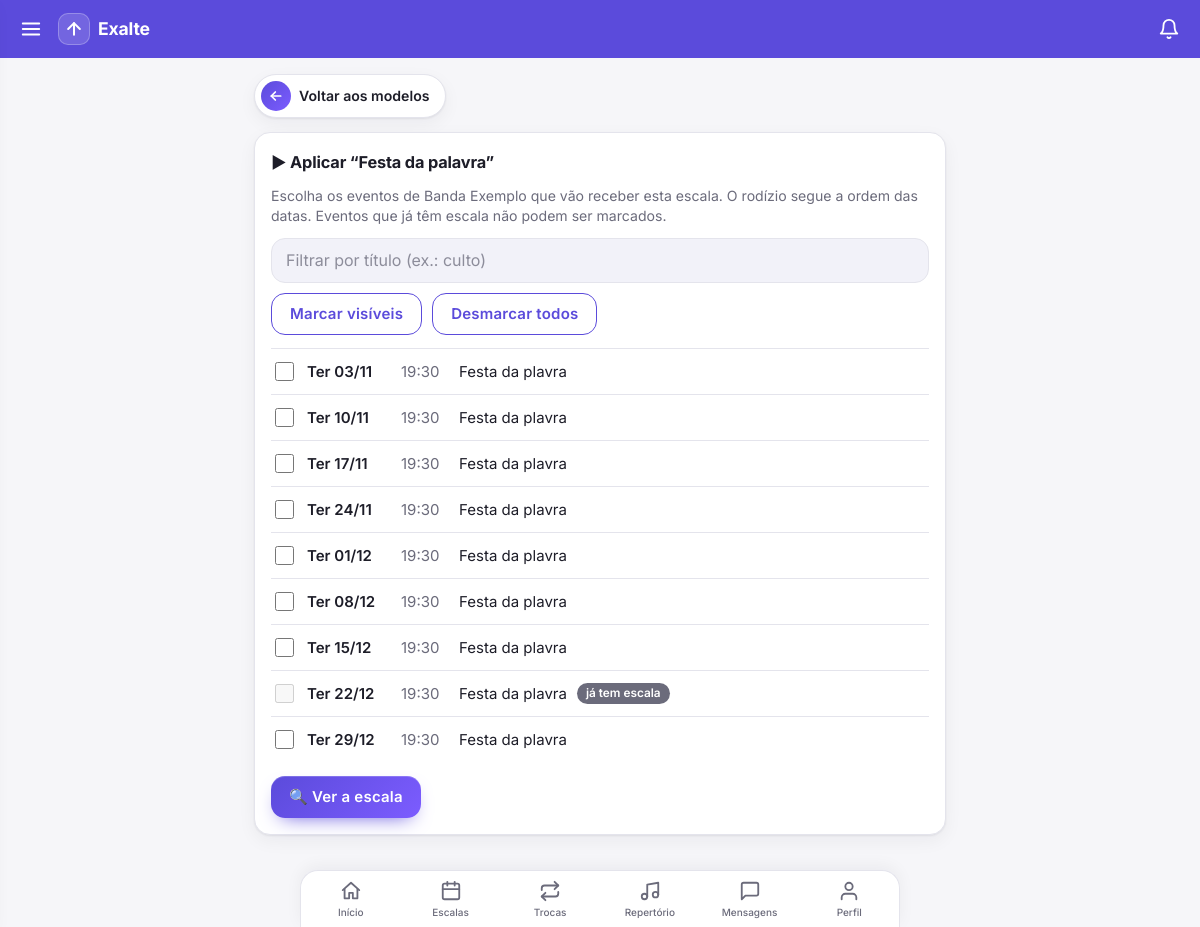
/modelos/1/aplicar/ (signed in), run on an earlier commit of the app's database.
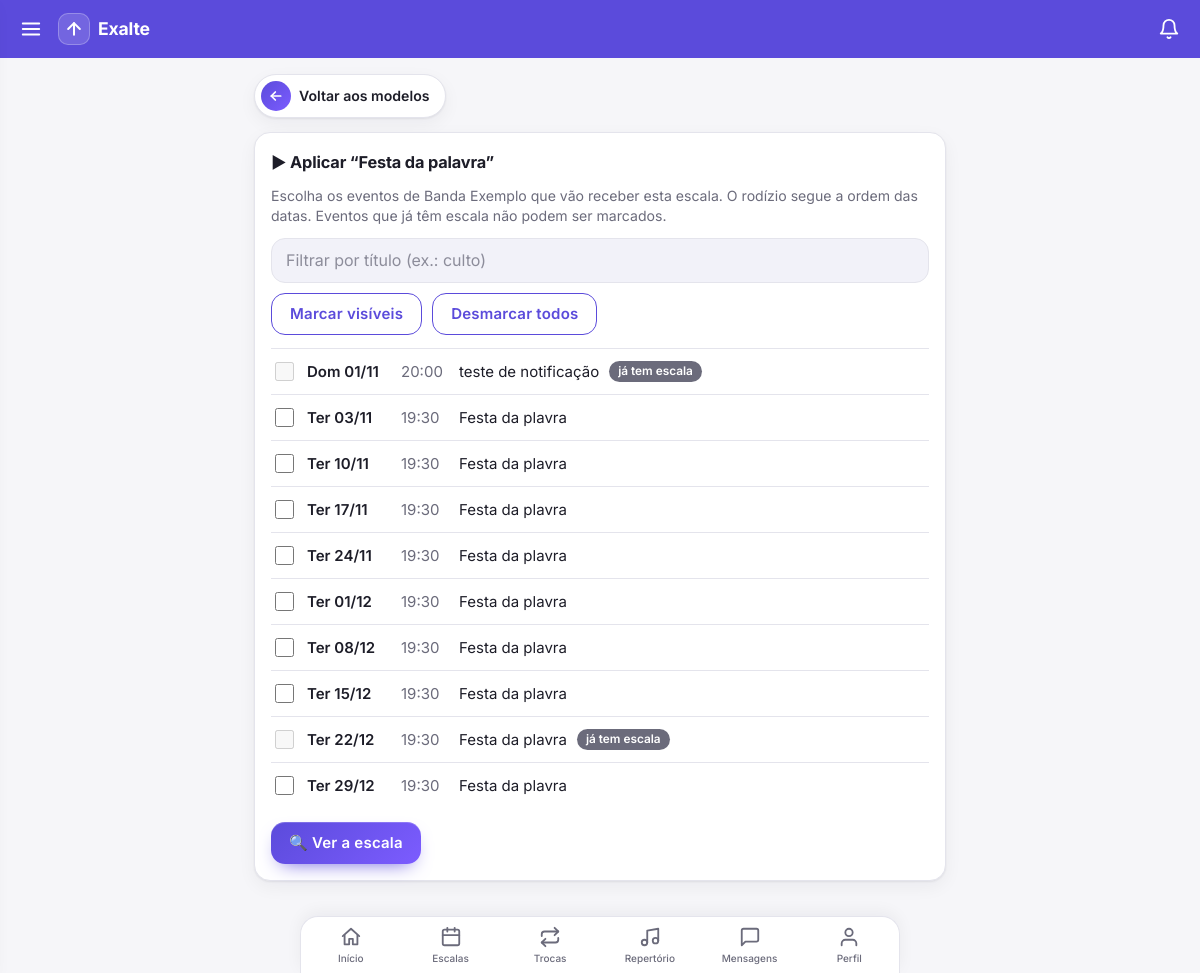
And on a later commit of the database.
### core/models.py (models this page shows, shortened)
class Evento(models.Model):
    TIPOS = [("ensaio", "Ensaio"), ("culto", "Culto/Missa"), ("show", "Show"), ("outro", "Outro")]
    banda = models.ForeignKey(Banda, on_delete=models.CASCADE, related_name="eventos")
    titulo = models.CharField(max_length=150)
    tipo = models.CharField(max_length=10, choices=TIPOS, default="ensaio")
    data_hora = models.DateTimeField()
    local = models.CharField(max_length=150, blank=True)
    descricao = models.TextField(blank=True)
    importacao = models.ForeignKey("ImportacaoEventos", null=True, blank=True, on_delete=models.SET_NULL,
                                   related_name="eventos")
    class Meta:
        ordering = ["data_hora"]

### core/views.py (the view, shortened to what this page needs)
# urls.py: path("modelos/<int:pk>/aplicar/", v.modelo_aplicar, name="modelo_aplicar"),
@login_required
def modelo_aplicar(request, pk):
    modelo = _modelo_lider(request, pk)
    if request.method != "POST":
        futuros = (Evento.objects.filter(banda=modelo.banda, data_hora__gte=timezone.now())
                   .annotate(n=Count("escalas")).order_by("data_hora")[:300])
        return render(request, "modelo_aplicar.html", dict(modelo=modelo, eventos=futuros))

### core/leitura.py (called while the page is built)
def contagens(user):
    bandas = list(Membro.objects.filter(user=user).values_list("banda_id", flat=True))
    if not bandas:
        return {}
    marcas = dict(LeituraMensagens.objects.filter(user=user, banda_id__in=bandas).values_list("banda_id", "ate"))
    agora = timezone.now()
    novas = [LeituraMensagens(user=user, banda_id=b, ate=agora) for b in bandas if b not in marcas]
    if novas:
        LeituraMensagens.objects.bulk_create(novas, ignore_conflicts=True)
        marcas.update({n.banda_id: agora for n in novas})
    return {b: Mensagem.objects.filter(banda_id=b, criado__gt=marcas[b]).exclude(autor=user).count() for b in bandas}

### core/templatetags/menu.py (called while the page is built)
@register.simple_tag(takes_context=True)
def usuario_eh_lider(context):
    u = context["request"].user
    return u.is_authenticated and Membro.objects.filter(user=u, papel="lider").exists()

### core/views.py (called while the page is built)
def _modelo_lider(request, pk):
    return get_object_or_404(ModeloEscala, pk=pk, banda__membros__user=request.user, banda__membros__papel="lider")

### core/templates/modelo_aplicar.html (shortened to what this page needs)
{% extends "base.html" %}{% block content %}
<a class="voltar" href="{% url 'modelos' %}"><span class="seta"><svg class="ic"><use href="#i-back"/></svg></span>Voltar aos modelos</a>
{% if linhas %}
<div class="card"><h2>👀 Confira a escala</h2>
<p class="mut">Modelo <b>{{ modelo.nome }}</b> · {{ linhas|length }} evento(s){% if ignorados %} · {{ ignorados }} ignorado(s) por já ter escala{% endif %}. Desmarque os eventos que não quer escalar.
{% if vagas %}<br><b>⚠️ {{ vagas }} vaga(s) sem ninguém</b> (indisponibilidade ou pessoa já usada no evento).{% endif %}</p>
{% if resumo %}<p><b>Carga por pessoa:</b> {% for nome, n in resumo %}{{ nome }} ({{ n }}){% if not forloop.last %} · {% endif %}{% endfor %}</p>{% endif %}
<form method="post">{% csrf_token %}<input type="hidden" name="acao" value="confirmar">
{% for i in ids %}<input type="hidden" name="ev" value="{{ i }}">{% endfor %}
{% for l in linhas %}<label class="rl" style="align-items:flex-start"><input type="checkbox" name="incl" value="{{ l.ev.pk }}" checked style="margin-top:4px">
<span><b>{{ l.ev.data_hora|date:"D d/m H:i" }}</b> · {{ l.ev.titulo }}<br>
{% for funcao, nome, motivo in l.itens %}<span class="mut">{{ funcao }}:</span> {% if nome %}{{ nome }}{% else %}<span class="tag recusado">vaga</span>{% endif %}{% if not forloop.last %} · {% endif %}{% endfor %}</span></label>{% endfor %}
<p style="margin-top:14px"><button>✅ Criar escalas</button> <a href="{% url 'modelo_aplicar' modelo.pk %}">Cancelar</a></p></form></div>
{% else %}
<div class="card"><h2>▶ Aplicar “{{ modelo.nome }}”</h2>
<p class="mut">Escolha os eventos de {{ modelo.banda.nome }} que vão receber esta escala. O rodízio segue a ordem das datas. Eventos que já têm escala não podem ser marcados.</p>
<input id="filtro" placeholder="Filtrar por título (ex.: culto)" style="width:100%">
<p style="margin-top:10px"><button type="button" class="sec" id="b-vis">Marcar visíveis</button> <button type="button" class="sec" id="b-nenhum">Desmarcar todos</button></p>
<form method="post">{% csrf_token %}<input type="hidden" name="acao" value="previa">
{% for e in eventos %}<label class="rl" data-t="{{ e.titulo|lower }}"><input type="checkbox" name="ev" value="{{ e.pk }}" {% if e.n %}disabled{% endif %}>
<span class="d">{{ e.data_hora|date:"D d/m" }}</span><span class="h">{{ e.data_hora|date:"H:i" }}</span><span>{{ e.titulo }}</span>{% if e.n %}<span class="tag">já tem escala</span>{% endif %}</label>
{% empty %}<p class="mut">Esta banda não tem eventos futuros. Crie ou gere eventos primeiro.</p>{% endfor %}
<p style="margin-top:14px"><button>🔍 Ver a escala</button></p></form></div>
{% endif %}
{% endblock %}

What changed in the data, as far as the page shows it:
added Evento: data_hora "Dom 01/11", data_hora "20:00", titulo "teste de notificação", shows "já tem escala"
